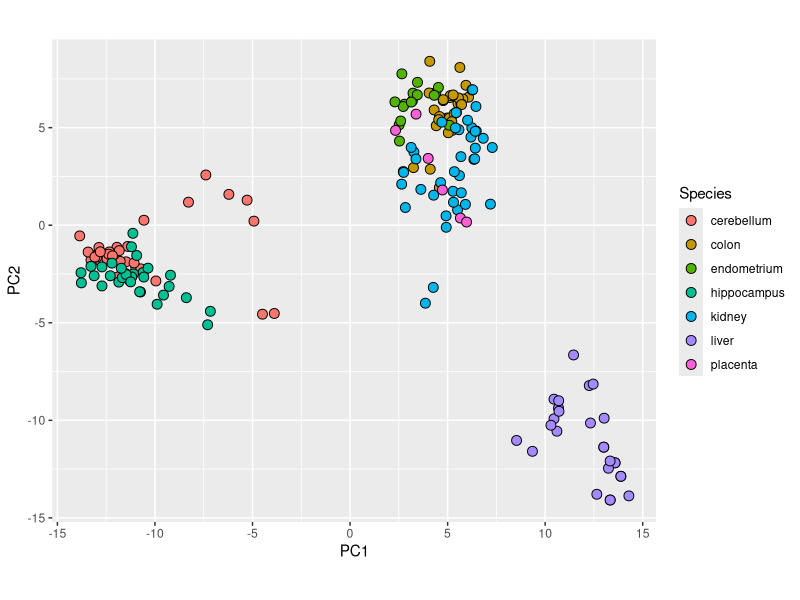
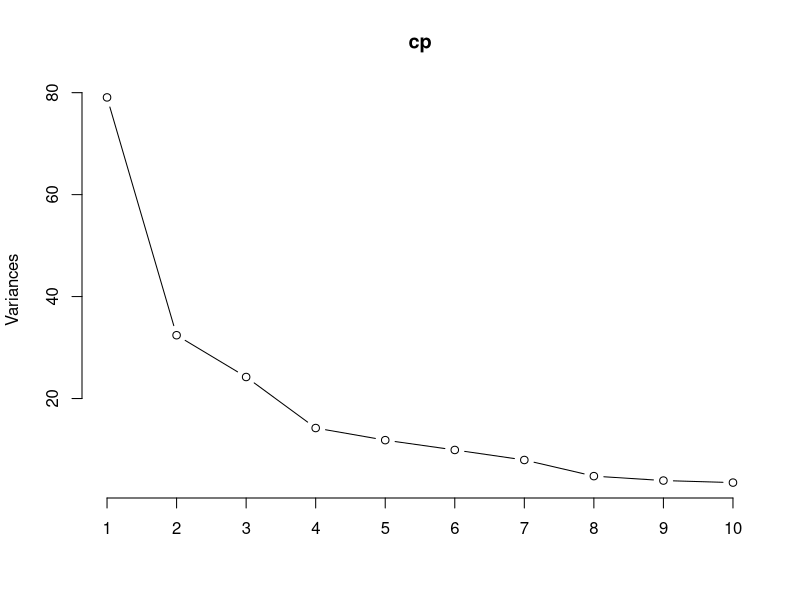
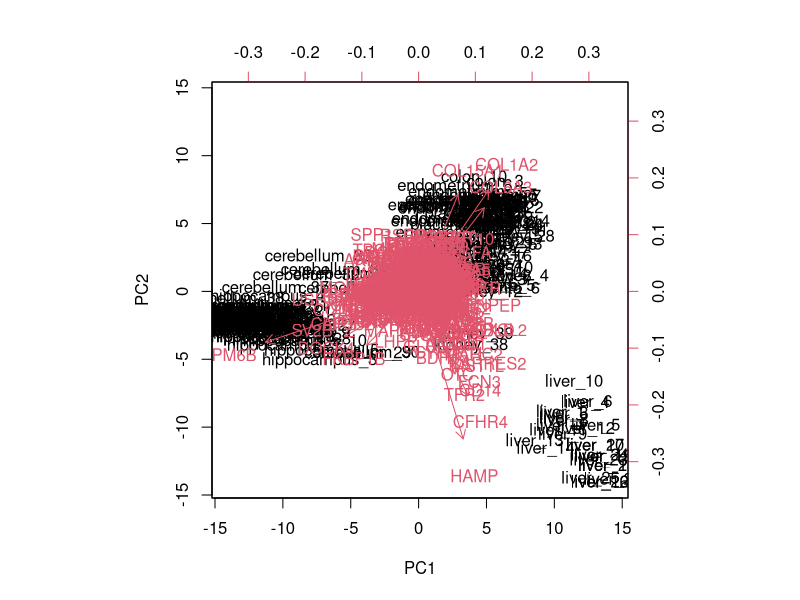
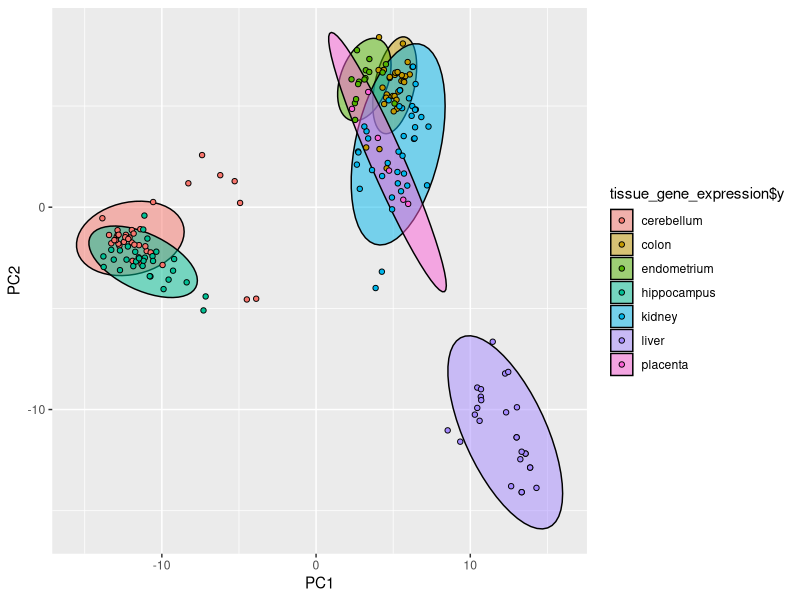

Here is the R script that generated these plots, in order: (Note: this script raises an error after producing the figures.)
library(dslabs)
library(tidyverse)
data("tissue_gene_expression")
dim(tissue_gene_expression$x)

cp <- prcomp(tissue_gene_expression$x)
summary(cp)

data.frame(cp$x[,1:2], Species=tissue_gene_expression$y) %>% 
  ggplot(aes(PC1,PC2, fill = Species))+
  geom_point(cex=3, pch=21) +
  coord_fixed(ratio = 1)

# cerebellum       colon endometrium hippocampus      kidney       liver    placenta

plot(cp, type="l")
biplot(cp, scale=0)

str(cp)
cp$x
# creo un nuovo data set con le sole 2 componenti principali PC1 e PC2
new_cp <- cbind(tissue_gene_expression$x, cp$x[,1:2])
new_cp <- as.data.frame(new_cp)
summary(new_cp)

#ggplot

#install.packages("ggplot2")
library(ggplot2) #richiama in memoria il pacchetto
ggplot(new_cp, aes(PC1, PC2, col=tissue_gene_expression$y, fill = tissue_gene_expression$y))+
  stat_ellipse(geom = "polygon", col="black", alpha = 0.5)+
  geom_point(shape = 21, col ="black")

#correlazione tra Variabili originarie e le PCs
# https://cran.r-project.org/web/packages/corrplot/vignettes/corrplot-intro.html
# install.packages("corrplot")
# library(corrplot)

r<-cor(tissue_gene_expression$x,new_cp[,501:502])

#corrplot(r, method = "pie", type ="upper")

max(cor(tissue_gene_expression$x,new_cp[,501]))
min(cor(tissue_gene_expression$x,new_cp[,501]))
r1 <- r == min(cor(tissue_gene_expression$x,new_cp[,501]))

symnum(r, cutpoints = c(-1, -0.94, -0.50, 0, 0.50, 0.94, 1),
       symbols = c("N", ".", ",", "+", "*", "P"),
       abbr.colnames = TRUE)

symnum(r1, abbr.colnames = FALSE)

max(cor(tissue_gene_expression$x,new_cp[,502]))
min(cor(tissue_gene_expression$x,new_cp[,502]))
r2 <- r == min(cor(tissue_gene_expression$x,new_cp[,502]))
symnum(r, cutpoints = c(-1, -0.82, -0.50, 0, 0.50, 0.82, 1),
       symbols = c("N", ".", ",", "+", "*", "P"),
       abbr.colnames = TRUE)

# PC2 = HAMP corr maggiore
# PC1 = GPM6B corr maggiore


avgs <- rowMeans(tissue_gene_expression$x)
cor(avgs, cp$x[,1])

pc <- prcomp(x)
data.frame(pc_1 = pc$x[,1], pc_2 = pc$x[,2], 
           tissue = tissue_gene_expression$y) %>%
  ggplot(aes(pc_1, pc_2, color = tissue)) +
  geom_point()
